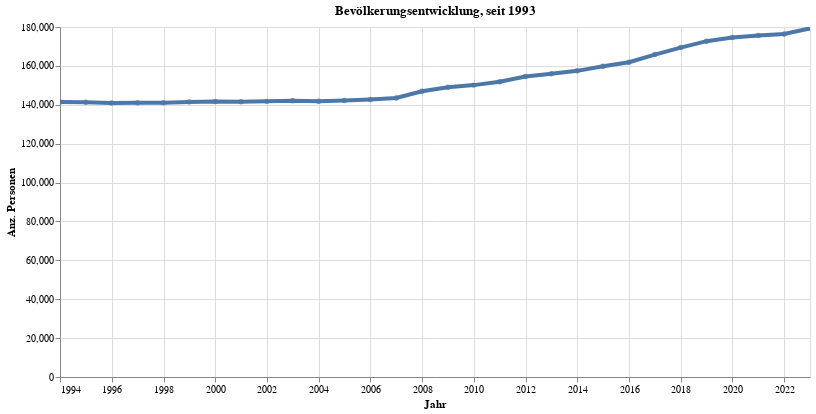

Notebook cell for this chart:
### Code cell
myTitle="Bevölkerungsentwicklung, seit "+str(data2betested.index.year.min())

highlight = alt.selection(type='single', on='mouseover',
                          fields=['sum_WBev'], nearest=True)
#x='date:StichtagDatJahr',
base = alt.Chart(myAggAll.reset_index().query('sum_WBev>30'), title=myTitle).encode(
    x=alt.X('StichtagDatJahr', axis=alt.Axis(title='Jahr'))# , axis=alt.Axis(format='%', title='percentage')
    , y=alt.X('sum_WBev', axis=alt.Axis(title='Anz. Personen'))
    #, color=alt.Color('QuarLang', legend=alt.Legend(title="Altersgruppen", orient="right"))  
    ,tooltip=['StichtagDatJahr','sum_WBev']    
)
points = base.mark_circle().encode(
    opacity=alt.value(0.75)
).add_selection(
    highlight
).properties(
    width=750 , height=350
)
lines = base.mark_line().encode(
    size=alt.condition(~highlight, alt.value(0.5), alt.value(4))
).interactive()

lines + points

### Figure 1 — Vega-Lite specification as saved in the notebook (floating-point values rounded to 4 significant figures)
{"config": {"view": {"continuousWidth": 400, "continuousHeight": 300}}, "layer": [{"mark": "line", "encoding": {"size": {"condition": {"value": 0.5, "selection": {"not": "selector003"}}, "value": 4}, "tooltip": [{"type": "temporal", "field": "StichtagDatJahr"}, {"type": "quantitative", "field": "sum_WBev"}], "x": {"type": "temporal", "axis": {"title": "Jahr"}, "field": "StichtagDatJahr"}, "y": {"type": "quantitative", "axis": {"title": "Anz. Personen"}, "field": "sum_WBev"}}, "selection": {"selector004": {"type": "interval", "bind": "scales", "encodings": ["x", "y"]}}, "title": "Bevölkerungsentwicklung, seit 1993"}, {"mark": "circle", "encoding": {"opacity": {"value": 0.75}, "tooltip": [{"type": "temporal", "field": "StichtagDatJahr"}, {"type": "quantitative", "field": "sum_WBev"}], "x": {"type": "temporal", "axis": {"title": "Jahr"}, "field": "StichtagDatJahr"}, "y": {"type": "quantitative", "axis": {"title": "Anz. Personen"}, "field": "sum_WBev"}}, "height": 350, "selection": {"selector003": {"type": "single", "on": "mouseover", "fields": ["sum_WBev"], "nearest": true}}, "title": "Bevölkerungsentwicklung, seit 1993", "width": 750}], "data": {"name": "data-6c3a7149da6d6c6eb38a15bb5366120f"}, "$schema": "https://vega.github.io/schema/vega-lite/v4.8.1.json", "datasets": {"data-6c3a7149da6d6c6eb38a15bb5366120f": [{"StichtagDatJahr": "2022-12-31T00:00:00", "ZEIT_lang": "2022-12-31T00:00:00", "ZEIT_code": "Z31122022", "sum_WBev": 179300.0}, {"StichtagDatJahr": "2021-12-31T00:00:00", "ZEIT_lang": "2021-12-31T00:00:00", "ZEIT_code": "Z31122021", "sum_WBev": 176400.0}, {"StichtagDatJahr": "2020-12-31T00:00:00", "ZEIT_lang": "2020-12-31T00:00:00", "ZEIT_code": "Z31122020", "sum_WBev": 175700.0}, {"StichtagDatJahr": "2019-12-31T00:00:00", "ZEIT_lang": "2019-12-31T00:00:00", "ZEIT_code": "Z31122019", "sum_WBev": 174600.0}, {"StichtagDatJahr": "2018-12-31T00:00:00", "ZEIT_lang": "2018-12-31T00:00:00", "ZEIT_code": "Z31122018", "sum_WBev": 172700.0}, {"StichtagDatJahr": "2017-12-31T00:00:00", "ZEIT_lang": "2017-12-31T00:00:00", "ZEIT_code": "Z31122017", "sum_WBev": 169400.0}, {"StichtagDatJahr": "2016-12-31T00:00:00", "ZEIT_lang": "2016-12-31T00:00:00", "ZEIT_code": "Z31122016", "sum_WBev": 165800.0}, {"StichtagDatJahr": "2015-12-31T00:00:00", "ZEIT_lang": "2015-12-31T00:00:00", "ZEIT_code": "Z31122015", "sum_WBev": 161900.0}, {"StichtagDatJahr": "2014-12-31T00:00:00", "ZEIT_lang": "2014-12-31T00:00:00", "ZEIT_code": "Z31122014", "sum_WBev": 159800.0}, {"StichtagDatJahr": "2013-12-31T00:00:00", "ZEIT_lang": "2013-12-31T00:00:00", "ZEIT_code": "Z31122013", "sum_WBev": 157400.0}, {"StichtagDatJahr": "2012-12-31T00:00:00", "ZEIT_lang": "2012-12-31T00:00:00", "ZEIT_code": "Z31122012", "sum_WBev": 156000.0}, {"StichtagDatJahr": "2011-12-31T00:00:00", "ZEIT_lang": "2011-12-31T00:00:00", "ZEIT_code": "Z31122011", "sum_WBev": 154500.0}, {"StichtagDatJahr": "2010-12-31T00:00:00", "ZEIT_lang": "2010-12-31T00:00:00", "ZEIT_code": "Z31122010", "sum_WBev": 151800.0}, {"StichtagDatJahr": "2009-12-31T00:00:00", "ZEIT_lang": "2009-12-31T00:00:00", "ZEIT_code": "Z31122009", "sum_WBev": 150100.0}, {"StichtagDatJahr": "2008-12-31T00:00:00", "ZEIT_lang": "2008-12-31T00:00:00", "ZEIT_code": "Z31122008", "sum_WBev": 149000.0}, {"StichtagDatJahr": "2007-12-31T00:00:00", "ZEIT_lang": "2007-12-31T00:00:00", "ZEIT_code": "Z31122007", "sum_WBev": 146900.0}, {"StichtagDatJahr": "2006-12-31T00:00:00", "ZEIT_lang": "2006-12-31T00:00:00", "ZEIT_code": "Z31122006", "sum_WBev": 143500.0}, {"StichtagDatJahr": "2005-12-31T00:00:00", "ZEIT_lang": "2005-12-31T00:00:00", "ZEIT_code": "Z31122005", "sum_WBev": 142800.0}, {"StichtagDatJahr": "2004-12-31T00:00:00", "ZEIT_lang": "2004-12-31T00:00:00", "ZEIT_code": "Z31122004", "sum_WBev": 142200.0}, {"StichtagDatJahr": "2003-12-31T00:00:00", "ZEIT_lang": "2003-12-31T00:00:00", "ZEIT_code": "Z31122003", "sum_WBev": 141800.0}, {"StichtagDatJahr": "2002-12-31T00:00:00", "ZEIT_lang": "2002-12-31T00:00:00", "ZEIT_code": "Z31122002", "sum_WBev": 142100.0}, {"StichtagDatJahr": "2001-12-31T00:00:00", "ZEIT_lang": "2001-12-31T00:00:00", "ZEIT_code": "Z31122001", "sum_WBev": 141800.0}, {"StichtagDatJahr": "2000-12-31T00:00:00", "ZEIT_lang": "2000-12-31T00:00:00", "ZEIT_code": "Z31122000", "sum_WBev": 141500.0}, {"StichtagDatJahr": "1999-12-31T00:00:00", "ZEIT_lang": "1999-12-31T00:00:00", "ZEIT_code": "Z31121999", "sum_WBev": 141700.0}, {"StichtagDatJahr": "1998-12-31T00:00:00", "ZEIT_lang": "1998-12-31T00:00:00", "ZEIT_code": "Z31121998", "sum_WBev": 141500.0}, {"StichtagDatJahr": "1997-12-31T00:00:00", "ZEIT_lang": "1997-12-31T00:00:00", "ZEIT_code": "Z31121997", "sum_WBev": 141000.0}, {"StichtagDatJahr": "1996-12-31T00:00:00", "ZEIT_lang": "1996-12-31T00:00:00", "ZEIT_code": "Z31121996", "sum_WBev": 141000.0}, {"StichtagDatJahr": "1995-12-31T00:00:00", "ZEIT_lang": "1995-12-31T00:00:00", "ZEIT_code": "Z31121995", "sum_WBev": 141000.0}, {"StichtagDatJahr": "1994-12-31T00:00:00", "ZEIT_lang": "1994-12-31T00:00:00", "ZEIT_code": "Z31121994", "sum_WBev": 141300.0}, {"StichtagDatJahr": "1993-12-31T00:00:00", "ZEIT_lang": "1993-12-31T00:00:00", "ZEIT_code": "Z31121993", "sum_WBev": 141400.0}]}}
